Frame 1 (no input): blank canvas, image omitted
Frame 60 (no input): blank canvas, image omitted
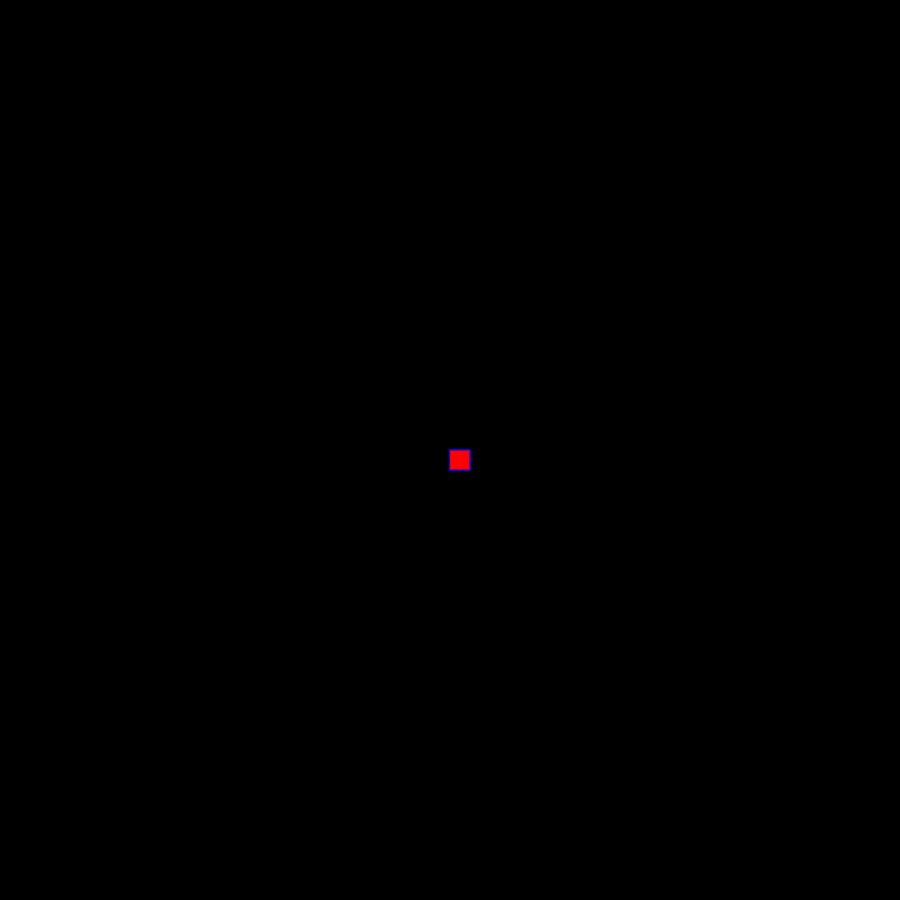
Frame 120 (the mouse pressed at the canvas centre since frame 60)

The p5.js sketch whose frames 1 and 60 were blank and that drew this single picture after the mouse press (run headless with seeded random() and noise() and a simulated clock; from frame 60 on, the mouse is pressed at the canvas centre):

// p5.js sketch
// ── sketch.js
function setup() {
  
    createCanvas(900, 900);
    background("black") 
    
    
  } 
  
  function draw() { 
    
    stroke("blue");
    
    fill("red"); 
    
    if(mouseIsPressed){ 
      
      rect(mouseX, mouseY, 20, 20);
    } 
  
   }
